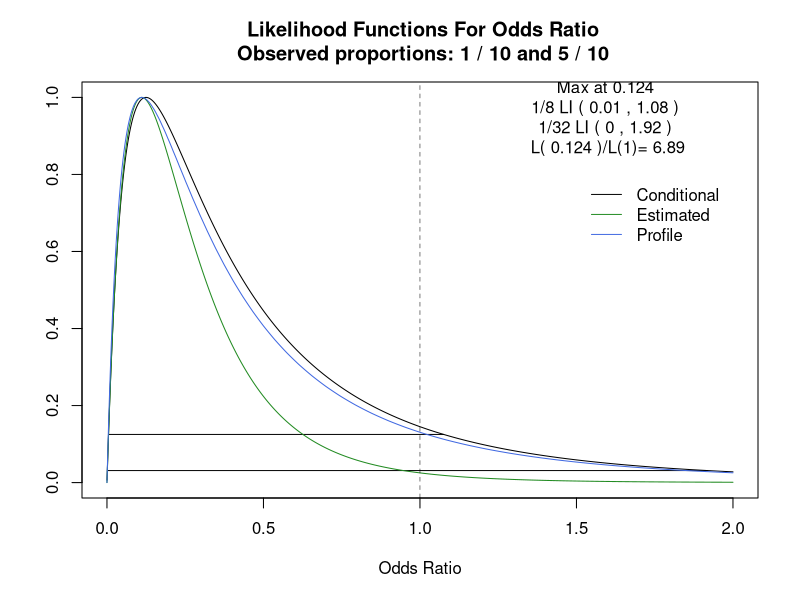
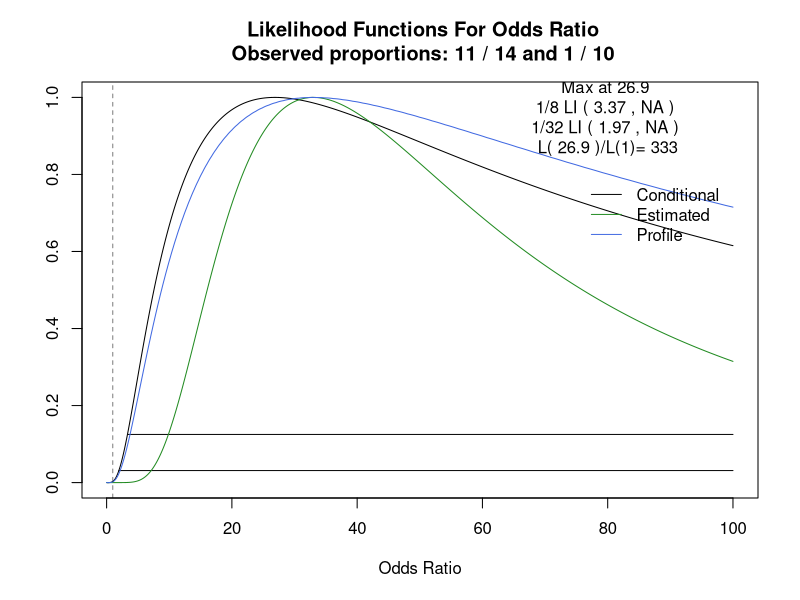
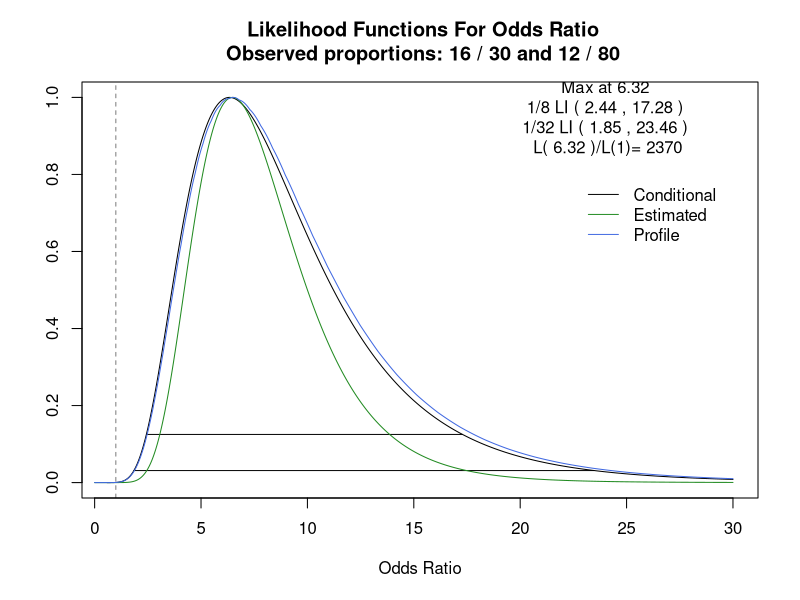

Generate these figures, in order, with R:
table2x2.lik=function(table, lolim=0, hilim=100, main1 = 
     "Likelihood Functions For Odds Ratio\n",
     main2, OR2, dgt = 3, acc = 1, fignum)
{
###############################################################
## Function: 	orcon.lik  
## Author:		Richard Royall & Jeffrey Blume
## Origin:		November 1998 
## Revision:	February 2015
##
## Purpose:	Plot conditional likelihood function for odds 
##    		ratio in two-binomial model (condition on sum). 
##			Revision added profile likelihood, estimated 
##			likelihood, exact and pearson p-values, and
##			reports p-values based on maximum likelihood ratio 
##			as described in Choi et. al. 2015.
##
## Input:	x successes in m trials & y successes in n. 
##			table = c(a,b,c,d) 
##			where x=a, m=a+b and y=c, n=c+d 
##
## Notes:	Likelihood function evaluated at 1000*acc points
###############################################################

########################
#### Data/Preliminaries
########################

##	compute successes and trials in each group
	 x <- table[1,1]
	 m <- sum(table[1,])
	 y <- table[2,1]
	 n <- sum(table[2,])
 
########################
#### Hypothesis Testing
########################

## Fisher's exact Test
ft <- fisher.test(table)

## Pearson Chi-Square
ct <- chisq.test(table)

## Chi-square with continuity correction
ctc <- chisq.test(table,correct=FALSE)

## Get p-values 
pv <- data.frame(Fisher=ft$p.value,Pearson=ct$p.value,PearsonCC=ctc$p.value,row.names="p.value")

########################
#### Likelihoods
########################
 
## Conditional Likelihood (Non-Central Hypergeometric)

     k <- x + y
     s <- max(k - n, 0):min(m, k)
     lcoeff <- lgamma(x + 1) + lgamma(m - x + 1) + 
          lgamma(k - x + 1) + lgamma(n - k + x + 
          1) - lgamma(s + 1) - lgamma(m - s + 1) - 
          lgamma(k - s + 1) - lgamma(n - k + s + 
          1)
     if(x * y * (m - x) * (n - y) >= 1) {
          psi <- (x * (n - y))/(y * (m - x))
          std <- sqrt(1/x + 1/y + 1/(m - x) + 1/(
               n - y))
          ll <- exp(log(psi) - 5 * std)
          ul <- exp(log(psi) + 5 * std)
     }
     if(x * (n - y) == 0) {
          ll <- 0
          ul <- 2
     }
     if(y * (m - x) == 0) {
          ll <- 0
          ul <- 16
     }
     if(missing(lolim))
          lolim <- ll
     if(missing(hilim))
          hilim <- ul
     z <- c(1, if(missing(OR2)) 1 else OR2, seq(
          lolim, hilim, len = 1000 * acc))
     lik <- t(matrix(z, nrow = length(z), ncol = 
          length(s)))
     lik <- t(lik^(s - x))
     lik <- 1/(lik %*% exp(lcoeff))     

##   Now lik is the (unscaled) likelihood fn.

     if(y * (m - x) == 0) {
          lik <- lik * exp(lcoeff[length(s)])
          psihat <- NA
     }
     else {
          if(x * y * (m - x) * (n - y) >= 1 && {
               max(lik) == lik[length(lik)] || 
                    max(lik) == lik[3]
          }
          ) {
               llloc <- exp(log(psi) - 0.5 * 
                    std)
               ulloc <- exp(log(psi) + 0.5 * 
                    std)
               zloc <- seq(llloc, ulloc, len
                     = 500)
               likloc <- t(matrix(zloc, nrow
                     = length(zloc), ncol
                     = length(s)))
               likloc <- t(likloc^(s - x))
               likloc <- 1/(likloc %*% exp(
                    lcoeff))
               lik <- lik/max(likloc)
               psihat <- zloc[likloc == max(
                    likloc)]
          }
          else {
               lik <- lik/max(lik)
               psihat <- z[lik == max(lik)]
          }
     }
     if(missing(OR2))
          LR <- min(1/lik[1], 1000000)
     else LR <- min(lik[2]/lik[1], 1000000)
     z0 <- z[3:length(z)]
     lik0 <- lik[3:length(lik)]
     z1 <- z0[lik0 >= 1/8]
     i1 <- rep(1/8, length(z1))
     z2 <- z0[lik0 >= 1/32]
     i2 <- rep(1/32, length(z2))
     if(missing(main2)) {
          main2 <- paste("Observed proportions:", 
               x, "/", m, "and", y, "/", n)
          sub1 <- " "
     }
     else sub1 <- paste("Observed proportions:", x, 
               "/", m, "and", y, "/", n)
     
## Two-group Binomial Likelihood 
## The correct or 'true' likelihood is the produce of two binomials
## reparameterized from ( p1, p2 ) --> ( log(or), log(p2/(1-p2)) )
## This is just
## exp(psi*y1)*exp(lam*(y1+y2))*((1+exp(psi+lam))^(-n1))*((1+exp(lam))^(-n2))
##		where psi = log(OR) and lam = log(p2/(1-p2))

## Function to compute log-likelihood

loglik <- function(or,lam,tabf=table){log(or)*tabf[1,1]+
		lam*(sum(tabf[,1]))-sum(tabf[1,])*log(1+exp(log(or)+lam))-
		sum(tabf[2,])*log(1+exp(lam))}

## Set range of oddsratio and logOdds grp2 (hidden)
lo.or = 0 ; hi.or = hilim
lo.lam = -15 ; hi.lam = 15

or = seq(lo.or,hi.or,len=(10000*acc+1))
lam = seq(lo.lam,hi.lam,len=(1000*acc+1))

## Find the global MLE for lambda based on group 2 ; reparameterized [pg 374]
lam.max = log(table[2,1]/table[2,2])	
                                    
or.null = which.min(abs(or - 1))   	
	# instead of which(or==1) b/c 1 might not be in the or vector

## Estimated likelihood (uses lam.max for plug-in of nusiance parameter lambda)
	# Note: The estimted likelihood essentially assumes lam.max is 'correct'  
	#		so the likelihood is too concentrated because estimate is
	#		treated as a known constant.
llik.est = loglik(or,lam.max)		         
lik.est  = exp(llik.est-max(llik.est))    # scale the function between 0 and 1

lre = 1/lik.est[or.null]       
	# The numerator is max(lik.est)==1 because of the scaling 
	# this is the LR for the MLE versus 1 (for the or)

pv.e = 1-pchisq((2*log(lre)),df=1)        
	# -2*log(LR) ~ chisq(df=1) ; forumla from Choi et. al. (2015) [pg 17] 

lr.e = data.frame(p.value=pv.e,maxLR=lre,row.names="Est.Like") 

## Profile likelihood (uses the MLE lambda for each OR )
	# Note: The profile likelihood plugs in the best estimator for lambda 
	#		conditional on each OR. That is, for each OR, it finds the best 
	#		estimate of lambda. As a result, the plug-in estimate of lambda 
	#		changes depending on the OR. 
llik.pro = outer(or,lam,"loglik",tabf=table) 	# "order" tries all combinations
llik.pro = apply(llik.pro,1,max)		# maximizes likelihood over lambda for each OR
lik.pro  = exp(llik.pro-max(llik.pro)) 	# scale the function between 0 and 1

lrp = 1/lik.pro[or.null] 
	# The numerator is max(lik.pro)==1 because of the scaling 
	# this is the LR for the MLE versus 1 (for the or)

pv.p = 1-pchisq((2*log(lrp)),df=1)
	# -2*log(LR) ~ chisq(df=1) ; forumla from Choi et. al. (2015) [pg 17] 

lr.p = data.frame(p.value=pv.p,maxLR=lrp,row.names="Prof.Like") 

########################
#### Plotting
########################

	 plot(z0, lik0, xlim = c(lolim, hilim), ylim = 
          range(lik0, 0, 1), type = "l", main = 
          paste(if(!missing(fignum)) fignum, 
          main1, main2), xlab = "Odds Ratio", 
          ylab = " ", sub = sub1)
     lines(z1, i1, type = "l")
     lines(z2, i2, type = "l")
	 
	 lines(or,lik.est,col='forestgreen') 	# estimated likelihood
	 lines(or,lik.pro,col='royalblue')		# Profile likelihood
	 abline(v=1,lty=2,lwd=0.5)				# Null line
	 
	 legend(3*(hi.or-lo.or)/4,0.8,c("Conditional","Estimated","Profile"),
	 		lty=1,col=c("black","forestgreen","royalblue"),bty="n")
	 
     whr <- if(psihat == "NA") (4 * lolim + hilim)/5
           else if(psihat < (lolim + hilim)/2)
          (lolim + 4 * hilim)/5
     else (4 * lolim + hilim)/5
     if(!missing(fignum))
          text(whr, 0.87, paste("L(", OR2, 
               ")/L(1)=", signif(LR, dgt)))
     else {
          text(whr, 0.95, paste("Max at", signif(
               psihat, 3), "\n1/8 LI (", if(
               min(z1) == z[3] && z[3] == 0) 
                    "0" else if(min(z1) == 
               z[3])
               "NA"
          else if(min(z1) == "NA")
               "NA"
          else round(min(z1), 2), ",", if(max(z1) ==
               z[length(z)]) "NA" else if(max(
               z1) == "NA")
               "NA"
          else round(max(z1), 2), ")", 
               "\n1/32 LI (", if(min(z2) == z[
               3] && z[3] == 0) "0" else if(
               min(z2) == z[3])
               "NA"
          else if(min(z2) == "NA")
               "NA"
          else round(min(z2), 2), ",", if(max(z2) ==
               z[length(z)]) "NA" else if(max(
               z2) == "NA")
               "NA"
          else round(max(z2), 2), ")", "\nL(", 
               if(missing(OR2)) signif(psihat, 
                    dgt) else signif(OR2, 
                    dgt), if(LR == 1000000
               ) ")/L(1)>" else ")/L(1)=", 
               signif(LR, dgt)))
     }

## Show p-values and conditional LR p-value
## as suggested in Choi et. al. (2015)
pv.c = 1-pchisq((2*log(LR)),df=1)
	# -2*log(LR) ~ chisq(df=1) ; forumla from Choi et. al. (2015) [pg 17] 

lr.c = data.frame(p.value=pv.c,maxLR=LR,row.names="Cond.Like") 

out=rbind(data.frame(cbind(t(pv),maxLR=rep(NA,3))),lr.c,lr.e,lr.p)
print(out, digits=5)	 
	 
}

#### Example 1 ####
table1=matrix(c(1,9,5,5),ncol=2,byrow=TRUE)   # Example from Choi et. al. (2015)
table2x2.lik(table1,hilim=2)

#### Example 2 ####
table2=matrix(c(11,3,1,9),ncol=2,byrow=TRUE)
table2x2.lik(table2,hilim=100)

#### Example 1 ####
table3=matrix(c(16,14,12,68),ncol=2,byrow=TRUE)
table2x2.lik(table3,hilim=30)

